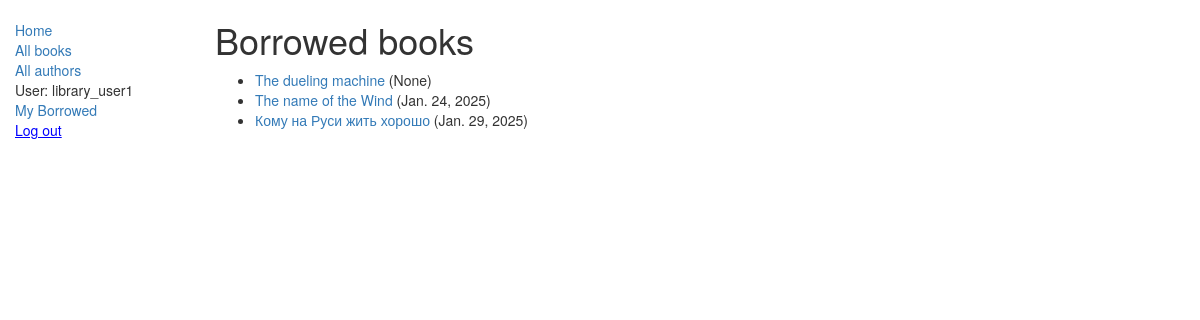
Page /catalog/mybooks/ (signed in) on the earlier database version.
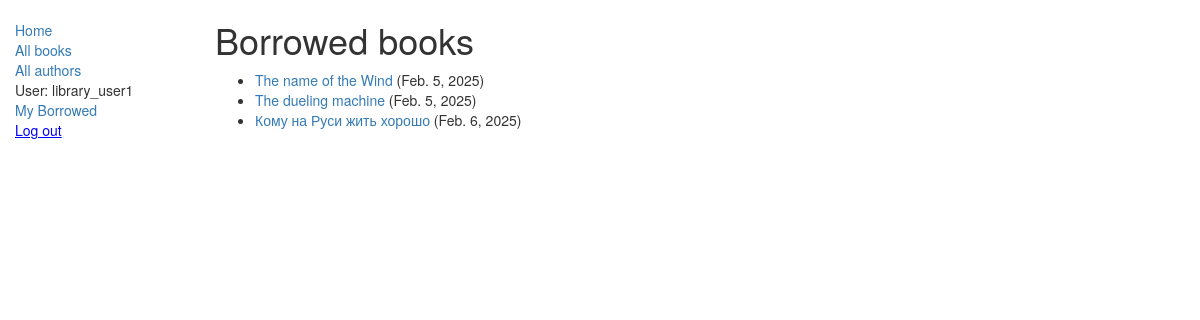
Same page on the later database version.
### catalog/models.py (models this page shows, shortened)
class BookInstance(models.Model):
    id = models.UUIDField(primary_key=True, default=uuid.uuid4,
                          help_text='Generate unique ID for this partcular\
                            book across whole library')
    book = models.ForeignKey(Book, on_delete=models.SET_NULL, null=True)
    imprint = models.CharField(max_length=200, help_text="version info")
    due_back = models.DateField(null=True, blank=True)
    borrower = models.ForeignKey(User, on_delete=models.SET_NULL, null=True, blank=True)
    LOAN_STATUS = (
        ('m', 'Maintenance'),
        ('o', 'On loan'),
        ('a', 'Available'),
        ('r', 'Reserved'),
    )
    status = models.CharField(max_length=1, choices=LOAN_STATUS, blank=True,
                              default='m', help_text='Book availability')
    class Meta:
        ordering = ['due_back']
        permissions = (('can_view_all_book_instance_on_loan', 'view_all_borrowed_books'),)
    def is_overdue(self):
        return self.due_back and self.due_back < date.today()

class Book(models.Model):
    title = models.CharField(max_length=200)
    summary = models.TextField(max_length=1000,
                               help_text='Enter a short decription of the book')
    isbn = models.CharField(verbose_name='ISBN', max_length=13,
                            help_text='13 character: <a href=\
                                "https://www.isbn-international.org/content/what-isbn">\
                                    ISBN Number</a>')
    genre = models.ManyToManyField(to=Genre, help_text='Select a genre for this boook')
    author = models.ForeignKey('Author', on_delete=models.SET_NULL, null=True)
    def get_absolute_url(self):
        return reverse('book_detail', args=[str(self.id)])

### catalog/views.py (the view)
# urls.py: path('mybooks/', views.LoanedBooksByUserListView.as_view(), name='my-borrowed'),
class LoanedBooksByUserListView(LoginRequiredMixin, generic.ListView):
    model = BookInstance
    template_name = 'catalog/bookinstance_list_borrowed_user.html'
    paginate_by = 10
    def get_queryset(self):
        return BookInstance.objects.filter(borrower=self.request.user).filter(status__exact='o').order_by('due_back')

### catalog/templates/catalog/bookinstance_list_borrowed_user.html
{% extends "base_generic.html" %}
{% block content %}
    <h1>Borrowed books</h1>
    {% if bookinstance_list %}
    <ul>
      {% for bookinst in bookinstance_list %}
          <li class="{% if bookinst.is_overdue %}text-danger{% endif %}">
            <a href="{{ bookinst.book.get_absolute_url }}">{{bookinst.book.title}}</a> ({{ bookinst.due_back }})
          </li>
      {% endfor %}
    </ul>
    {% else %}
      <p>There are no books borrowed.</p>
    {% endif %}
{% endblock %}

### catalog/templates/base_generic.html (shortened to what this page needs)
<!doctype html>
<html lang="en">
  <head>
    <link
      rel="stylesheet"
      href="https://maxcdn.bootstrapcdn.com/bootstrap/3.3.7/css/bootstrap.min.css" />
    {% load static %}
    <link rel="stylesheet" href="{% static 'css/styles.css' %}" />
  </head>
  <body>
    <div class="container-fluid">
      <div class="row">
        <div class="col-sm-2">
          {% block sidebar %}
            <ul class="sidebar-nav">
              <li><a href="{% url 'index' %}">Home</a></li>
              <li><a href="{% url 'books' %}">All books</a></li>
              <li><a href="{% url 'authors' %}">All authors</a></li>
              {% if user.is_authenticated %}
                <li>User: {{ user.get_username }}</li>
                <li><a href="{% url 'my-borrowed' %}">My Borrowed</a></li>
                <form action="{% url 'logout' %}?next={{request.path}}" method="post">
                  <button class="link-button">Log out</button>
                </form>
              {% else %}
                <li><a href="{% url 'login'%}?next={{request.path}}">Login</a></li>
              {% endif %}
            </ul>
          {% endblock %}
        </div>
        <div class="col-sm-10 ">
            {% block content %}{% endblock %}
        </div>
      </div>
    </div>
  </body>
</html>

### catalog/static/css/styles.css (style rules this page uses)
.sidebar-nav { margin-top: 20px; padding: 0; list-style: none; }
.link-button { background: none; border: none; color: blue; cursor: pointer; display: inline; font: inherit; margin: 0; padding: 0; text-decoration: underline; }

Differences in the rows shown:
changed BookInstance "The name of the Wind": due_back "Jan. 24, 2025" → "Feb. 5, 2025"; moves up the list
changed BookInstance "The dueling machine": due_back "None" → "Feb. 5, 2025"
changed BookInstance "Кому на Руси жить хорошо": due_back "Jan. 29, 2025" → "Feb. 6, 2025"
